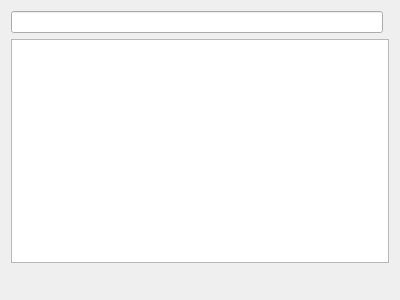
<?xml version="1.0" encoding="UTF-8"?>
<ui version="4.0">
 <class>TREE_ARAMA</class>
 <widget class="QDialog" name="TREE_ARAMA">
  <property name="geometry">
   <rect>
    <x>0</x>
    <y>0</y>
    <width>400</width>
    <height>300</height>
   </rect>
  </property>
  <property name="sizePolicy">
   <sizepolicy hsizetype="Expanding" vsizetype="Expanding">
    <horstretch>0</horstretch>
    <verstretch>0</verstretch>
   </sizepolicy>
  </property>
  <property name="windowTitle">
   <string>Dialog</string>
  </property>
  <layout class="QGridLayout" name="gridLayout">
   <property name="sizeConstraint">
    <enum>QLayout::SetNoConstraint</enum>
   </property>
   <item row="0" column="0">
    <widget class="QLineEdit" name="line_edit"/>
   </item>
   <item row="1" column="0" colspan="2">
    <widget class="QTreeView" name="tree_view"/>
   </item>
   <item row="2" column="0">
    <spacer name="horizontalSpacer">
     <property name="orientation">
      <enum>Qt::Horizontal</enum>
     </property>
     <property name="sizeHint" stdset="0">
      <size>
       <width>375</width>
       <height>20</height>
      </size>
     </property>
    </spacer>
   </item>
   <item row="2" column="1">
    <widget class="QWidget" name="search_buttons_widget" native="true">
     <property name="sizePolicy">
      <sizepolicy hsizetype="Fixed" vsizetype="Fixed">
       <horstretch>0</horstretch>
       <verstretch>0</verstretch>
      </sizepolicy>
     </property>
    </widget>
   </item>
  </layout>
 </widget>
 <tabstops>
  <tabstop>line_edit</tabstop>
  <tabstop>tree_view</tabstop>
 </tabstops>
 <resources/>
 <connections/>
</ui>
